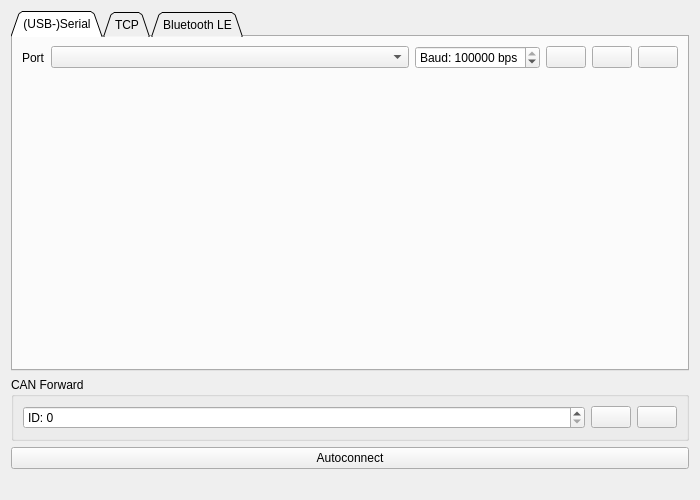
<?xml version="1.0" encoding="UTF-8"?>
<ui version="4.0">
 <class>PageConnection</class>
 <widget class="QWidget" name="PageConnection">
  <property name="geometry">
   <rect>
    <x>0</x>
    <y>0</y>
    <width>700</width>
    <height>500</height>
   </rect>
  </property>
  <property name="windowTitle">
   <string>Form</string>
  </property>
  <layout class="QVBoxLayout" name="verticalLayout">
   <item>
    <widget class="QTabWidget" name="tabWidget">
     <property name="tabPosition">
      <enum>QTabWidget::North</enum>
     </property>
     <property name="tabShape">
      <enum>QTabWidget::Triangular</enum>
     </property>
     <property name="currentIndex">
      <number>0</number>
     </property>
     <widget class="QWidget" name="tab">
      <attribute name="title">
       <string>(USB-)Serial</string>
      </attribute>
      <layout class="QVBoxLayout" name="verticalLayout_2">
       <item>
        <layout class="QHBoxLayout" name="horizontalLayout">
         <item>
          <widget class="QLabel" name="label_2">
           <property name="text">
            <string>Port</string>
           </property>
          </widget>
         </item>
         <item>
          <widget class="QComboBox" name="serialPortBox">
           <property name="sizePolicy">
            <sizepolicy hsizetype="MinimumExpanding" vsizetype="Fixed">
             <horstretch>0</horstretch>
             <verstretch>0</verstretch>
            </sizepolicy>
           </property>
           <property name="toolTip">
            <string>Serial port</string>
           </property>
          </widget>
         </item>
         <item>
          <widget class="QSpinBox" name="serialBaudBox">
           <property name="toolTip">
            <string>Baudrate</string>
           </property>
           <property name="suffix">
            <string> bps</string>
           </property>
           <property name="prefix">
            <string>Baud: </string>
           </property>
           <property name="maximum">
            <number>3000000</number>
           </property>
           <property name="value">
            <number>115200</number>
           </property>
          </widget>
         </item>
         <item>
          <widget class="QPushButton" name="serialRefreshButton">
           <property name="sizePolicy">
            <sizepolicy hsizetype="Fixed" vsizetype="Fixed">
             <horstretch>0</horstretch>
             <verstretch>0</verstretch>
            </sizepolicy>
           </property>
           <property name="toolTip">
            <string>Refresh serial port list</string>
           </property>
           <property name="text">
            <string/>
           </property>
           <property name="icon">
            <iconset resource="../res.qrc">
             <normaloff>:/res/icons/Refresh-96.png</normaloff>:/res/icons/Refresh-96.png</iconset>
           </property>
          </widget>
         </item>
         <item>
          <widget class="QPushButton" name="serialDisconnectButton">
           <property name="sizePolicy">
            <sizepolicy hsizetype="Fixed" vsizetype="Fixed">
             <horstretch>0</horstretch>
             <verstretch>0</verstretch>
            </sizepolicy>
           </property>
           <property name="toolTip">
            <string>Disconnect</string>
           </property>
           <property name="text">
            <string/>
           </property>
           <property name="icon">
            <iconset resource="../res.qrc">
             <normaloff>:/res/icons/Disconnected-96.png</normaloff>:/res/icons/Disconnected-96.png</iconset>
           </property>
          </widget>
         </item>
         <item>
          <widget class="QPushButton" name="serialConnectButton">
           <property name="sizePolicy">
            <sizepolicy hsizetype="Fixed" vsizetype="Fixed">
             <horstretch>0</horstretch>
             <verstretch>0</verstretch>
            </sizepolicy>
           </property>
           <property name="toolTip">
            <string>Connect</string>
           </property>
           <property name="text">
            <string/>
           </property>
           <property name="icon">
            <iconset resource="../res.qrc">
             <normaloff>:/res/icons/Connected-96.png</normaloff>:/res/icons/Connected-96.png</iconset>
           </property>
          </widget>
         </item>
        </layout>
       </item>
       <item>
        <spacer name="verticalSpacer">
         <property name="orientation">
          <enum>Qt::Vertical</enum>
         </property>
         <property name="sizeHint" stdset="0">
          <size>
           <width>20</width>
           <height>322</height>
          </size>
         </property>
        </spacer>
       </item>
      </layout>
     </widget>
     <widget class="QWidget" name="tab_2">
      <attribute name="title">
       <string>TCP</string>
      </attribute>
      <layout class="QVBoxLayout" name="verticalLayout_3">
       <item>
        <layout class="QHBoxLayout" name="horizontalLayout_3">
         <item>
          <widget class="QLabel" name="label">
           <property name="text">
            <string>TCP Server</string>
           </property>
          </widget>
         </item>
         <item>
          <widget class="QLineEdit" name="tcpServerEdit">
           <property name="text">
            <string>127.0.0.1</string>
           </property>
          </widget>
         </item>
         <item>
          <widget class="QSpinBox" name="tcpPortBox">
           <property name="prefix">
            <string>Port: </string>
           </property>
           <property name="maximum">
            <number>65535</number>
           </property>
           <property name="value">
            <number>65102</number>
           </property>
          </widget>
         </item>
         <item>
          <widget class="QPushButton" name="tcpDisconnectButton">
           <property name="sizePolicy">
            <sizepolicy hsizetype="Fixed" vsizetype="Fixed">
             <horstretch>0</horstretch>
             <verstretch>0</verstretch>
            </sizepolicy>
           </property>
           <property name="toolTip">
            <string>Disconnect</string>
           </property>
           <property name="text">
            <string/>
           </property>
           <property name="icon">
            <iconset resource="../res.qrc">
             <normaloff>:/res/icons/Disconnected-96.png</normaloff>:/res/icons/Disconnected-96.png</iconset>
           </property>
          </widget>
         </item>
         <item>
          <widget class="QPushButton" name="tcpConnectButton">
           <property name="sizePolicy">
            <sizepolicy hsizetype="Fixed" vsizetype="Fixed">
             <horstretch>0</horstretch>
             <verstretch>0</verstretch>
            </sizepolicy>
           </property>
           <property name="toolTip">
            <string>Connect</string>
           </property>
           <property name="text">
            <string/>
           </property>
           <property name="icon">
            <iconset resource="../res.qrc">
             <normaloff>:/res/icons/Connected-96.png</normaloff>:/res/icons/Connected-96.png</iconset>
           </property>
          </widget>
         </item>
        </layout>
       </item>
       <item>
        <spacer name="verticalSpacer_2">
         <property name="orientation">
          <enum>Qt::Vertical</enum>
         </property>
         <property name="sizeHint" stdset="0">
          <size>
           <width>20</width>
           <height>273</height>
          </size>
         </property>
        </spacer>
       </item>
      </layout>
     </widget>
     <widget class="QWidget" name="tab_3">
      <attribute name="title">
       <string>Bluetooth LE</string>
      </attribute>
      <layout class="QVBoxLayout" name="verticalLayout_4">
       <item>
        <layout class="QHBoxLayout" name="horizontalLayout_4">
         <item>
          <widget class="QLabel" name="label_3">
           <property name="text">
            <string>BLE Device</string>
           </property>
          </widget>
         </item>
         <item>
          <widget class="QComboBox" name="bleDevBox">
           <property name="sizePolicy">
            <sizepolicy hsizetype="MinimumExpanding" vsizetype="Fixed">
             <horstretch>0</horstretch>
             <verstretch>0</verstretch>
            </sizepolicy>
           </property>
          </widget>
         </item>
         <item>
          <widget class="QPushButton" name="bleScanButton">
           <property name="sizePolicy">
            <sizepolicy hsizetype="Fixed" vsizetype="Fixed">
             <horstretch>0</horstretch>
             <verstretch>0</verstretch>
            </sizepolicy>
           </property>
           <property name="toolTip">
            <string>Refresh serial port list</string>
           </property>
           <property name="text">
            <string/>
           </property>
           <property name="icon">
            <iconset resource="../res.qrc">
             <normaloff>:/res/icons/Refresh-96.png</normaloff>:/res/icons/Refresh-96.png</iconset>
           </property>
          </widget>
         </item>
         <item>
          <widget class="QPushButton" name="bleDisconnectButton">
           <property name="sizePolicy">
            <sizepolicy hsizetype="Fixed" vsizetype="Fixed">
             <horstretch>0</horstretch>
             <verstretch>0</verstretch>
            </sizepolicy>
           </property>
           <property name="toolTip">
            <string>Disconnect</string>
           </property>
           <property name="text">
            <string/>
           </property>
           <property name="icon">
            <iconset resource="../res.qrc">
             <normaloff>:/res/icons/Disconnected-96.png</normaloff>:/res/icons/Disconnected-96.png</iconset>
           </property>
          </widget>
         </item>
         <item>
          <widget class="QPushButton" name="bleConnectButton">
           <property name="sizePolicy">
            <sizepolicy hsizetype="Fixed" vsizetype="Fixed">
             <horstretch>0</horstretch>
             <verstretch>0</verstretch>
            </sizepolicy>
           </property>
           <property name="toolTip">
            <string>Connect</string>
           </property>
           <property name="text">
            <string/>
           </property>
           <property name="icon">
            <iconset resource="../res.qrc">
             <normaloff>:/res/icons/Connected-96.png</normaloff>:/res/icons/Connected-96.png</iconset>
           </property>
          </widget>
         </item>
        </layout>
       </item>
       <item>
        <spacer name="verticalSpacer_3">
         <property name="orientation">
          <enum>Qt::Vertical</enum>
         </property>
         <property name="sizeHint" stdset="0">
          <size>
           <width>20</width>
           <height>186</height>
          </size>
         </property>
        </spacer>
       </item>
      </layout>
     </widget>
    </widget>
   </item>
   <item>
    <widget class="QGroupBox" name="groupBox">
     <property name="title">
      <string>CAN Forward</string>
     </property>
     <layout class="QHBoxLayout" name="horizontalLayout_2">
      <item>
       <widget class="QSpinBox" name="canFwdBox">
        <property name="prefix">
         <string>ID: </string>
        </property>
        <property name="maximum">
         <number>255</number>
        </property>
       </widget>
      </item>
      <item>
       <widget class="QPushButton" name="helpButton">
        <property name="sizePolicy">
         <sizepolicy hsizetype="Fixed" vsizetype="Fixed">
          <horstretch>0</horstretch>
          <verstretch>0</verstretch>
         </sizepolicy>
        </property>
        <property name="toolTip">
         <string>Show help</string>
        </property>
        <property name="text">
         <string/>
        </property>
        <property name="icon">
         <iconset resource="../res.qrc">
          <normaloff>:/res/icons/Help-96.png</normaloff>:/res/icons/Help-96.png</iconset>
        </property>
       </widget>
      </item>
      <item>
       <widget class="QPushButton" name="canFwdButton">
        <property name="sizePolicy">
         <sizepolicy hsizetype="Fixed" vsizetype="Fixed">
          <horstretch>0</horstretch>
          <verstretch>0</verstretch>
         </sizepolicy>
        </property>
        <property name="toolTip">
         <string>Forward communication over CAN-bus</string>
        </property>
        <property name="text">
         <string/>
        </property>
        <property name="icon">
         <iconset resource="../res.qrc">
          <normaloff>:/res/icons/can_off.png</normaloff>
          <normalon>:/res/icons/can_on.png</normalon>:/res/icons/can_off.png</iconset>
        </property>
        <property name="checkable">
         <bool>true</bool>
        </property>
       </widget>
      </item>
     </layout>
    </widget>
   </item>
   <item>
    <widget class="QPushButton" name="autoConnectButton">
     <property name="toolTip">
      <string>Try to automatically connect using the USB connection</string>
     </property>
     <property name="text">
      <string>Autoconnect</string>
     </property>
     <property name="icon">
      <iconset resource="../res.qrc">
       <normaloff>:/res/icons/Wizard-96.png</normaloff>:/res/icons/Wizard-96.png</iconset>
     </property>
     <property name="iconSize">
      <size>
       <width>45</width>
       <height>45</height>
      </size>
     </property>
    </widget>
   </item>
   <item>
    <widget class="QLabel" name="statusLabel">
     <property name="text">
      <string/>
     </property>
     <property name="alignment">
      <set>Qt::AlignCenter</set>
     </property>
    </widget>
   </item>
  </layout>
 </widget>
 <resources>
  <include location="../res.qrc"/>
 </resources>
 <connections/>
</ui>
